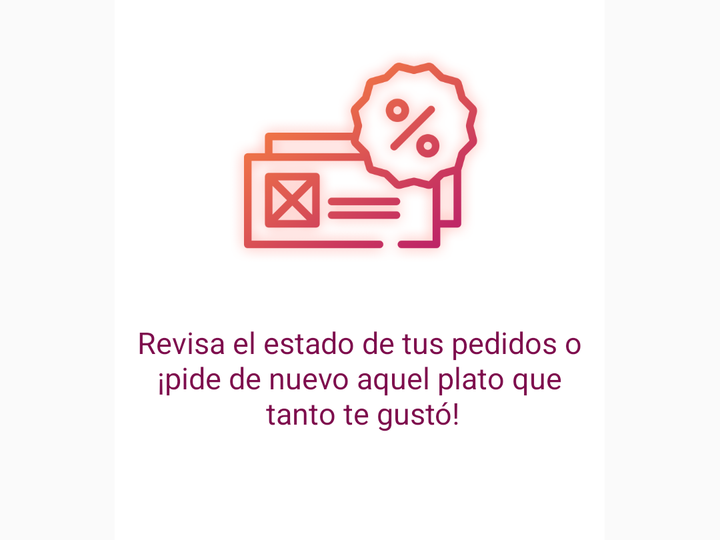
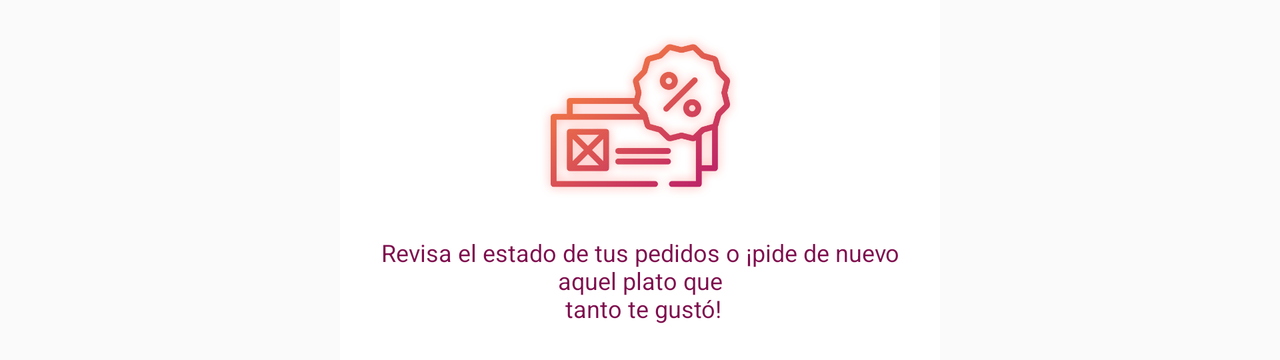

Two renders of one Android screen. The first uses the default layout on a phone; the second uses the alternative layout the repository ships for a different screen configuration, on a matching device. The two XML files are below.
<!-- AndroidManifest.xml: application theme AppTheme -->
<!-- res/layout/carrusel_slide.xml -->
<?xml version="1.0" encoding="utf-8"?>
<layout xmlns:android="http://schemas.android.com/apk/res/android"
    xmlns:app="http://schemas.android.com/apk/res-auto"
    xmlns:tools="http://schemas.android.com/tools">

    <data>

        <variable
            name="slide"
            type="ikigaiworks.letseat.model.CarruselSlide" />

        <variable
            name="presenter"
            type="ikigaiworks.letseat.ui.presenters.main.MainFragmentPresenterImpl" />
    </data>

    <android.support.constraint.ConstraintLayout
        android:layout_width="@dimen/carrusel_slide_width"
        android:layout_height="@dimen/carrusel_slide_heigth"
        android:layout_gravity="center"
        android:background="@android:color/white"
        android:onClick="@{() -> presenter.onClickEvent(slide)}">

        <ImageView
            android:id="@+id/imageSlide"
            android:layout_width="@dimen/carrusel_slide_image_width"
            android:layout_height="@dimen/carrusel_slide_image_heigth"
            android:layout_marginLeft="8dp"
            android:layout_marginRight="8dp"
            android:layout_marginTop="8dp"
            android:adjustViewBounds="true"
            android:src="@{slide.icon}"
            android:contentDescription="@string/content_description_carrusel_logo"
            app:layout_constraintLeft_toLeftOf="parent"
            app:layout_constraintRight_toRightOf="parent"
            app:layout_constraintTop_toTopOf="parent"
            tools:src="@drawable/promos" />

        <TextView
            android:id="@+id/descSlide"
            android:layout_width="wrap_content"
            android:layout_height="wrap_content"
            android:layout_marginLeft="8dp"
            android:layout_marginRight="8dp"
            android:layout_marginTop="@dimen/carrusel_slide_text_margin_top"
            android:padding="8dp"
            android:autoSizeTextType="uniform"
            android:textSize="@dimen/carrusel_text_desc_size"
            android:text="@{slide.text}"
            android:textAlignment="center"
            android:textColor="@color/colorPrimary"
            app:layout_constraintLeft_toLeftOf="parent"
            app:layout_constraintRight_toRightOf="parent"
            app:layout_constraintTop_toBottomOf="@+id/imageSlide"
            tools:text="@string/desc_pedidos" />


    </android.support.constraint.ConstraintLayout>

</layout>
<!-- resources referenced by this layout -->
<resources>
  <color name="colorPrimary">#7e0d4d</color>
  <!-- from res/values-xxhdpi/ -->
  <dimen name="carrusel_slide_heigth">270dp</dimen>
  <!-- from res/values-xxhdpi/ -->
  <dimen name="carrusel_slide_image_heigth">140dp</dimen>
  <!-- from res/values-xxhdpi/ -->
  <dimen name="carrusel_slide_image_width">130dp</dimen>
  <!-- from res/values-xxhdpi/ -->
  <dimen name="carrusel_slide_text_margin_top">5dp</dimen>
  <!-- from res/values-xxhdpi/ -->
  <dimen name="carrusel_slide_width">245dp</dimen>
  <!-- from res/values-xxhdpi/ -->
  <dimen name="carrusel_text_desc_size">15sp</dimen>
  <!-- drawable promos: png bitmap (drawable-hdpi, 91651 bytes) -->
  <string name="content_description_carrusel_logo">LOGO</string>
  <string name="desc_pedidos">Revisa el estado de tus pedidos o ¡pide de nuevo aquel plato que\n tanto te gustó!</string>
  <style name="AppTheme" parent="Theme.AppCompat.Light.DarkActionBar">
          
          <item name="colorPrimary">@android:color/transparent</item>
          <item name="colorPrimaryDark">@color/colorPrimaryDark</item>
          <item name="colorAccent">@color/soft_orange</item>
          <item name="android:windowActionBarOverlay">false</item>
          <item name="windowActionBarOverlay">false</item>
          <item name="drawerArrowStyle">@style/DrawerArrowStyle</item>
      </style>
  <color name="colorPrimaryDark">#560f43</color>
  <color name="soft_orange">#f07241</color>
  <style name="DrawerArrowStyle" parent="Widget.AppCompat.DrawerArrowToggle">
          <item name="color">@android:color/white</item>
      </style>
</resources>
<!-- res/layout-land/carrusel_slide.xml (the repository's variant of the layout above) -->
<!-- drawn on the phone turned sideways -->
<?xml version="1.0" encoding="utf-8"?>
<layout xmlns:android="http://schemas.android.com/apk/res/android"
    xmlns:app="http://schemas.android.com/apk/res-auto"
    xmlns:tools="http://schemas.android.com/tools">

    <data>

        <variable
            name="slide"
            type="ikigaiworks.letseat.model.CarruselSlide" />

        <variable
            name="presenter"
            type="ikigaiworks.letseat.ui.presenters.main.MainFragmentPresenterImpl" />
    </data>

    <android.support.constraint.ConstraintLayout
        android:layout_width="@dimen/carrusel_slide_width"
        android:layout_height="@dimen/carrusel_slide_heigth"
        android:layout_gravity="center"
        android:background="@android:color/white"
        android:onClick="@{() -> presenter.onClickEvent(slide)}">

        <ImageView
            android:id="@+id/imageSlide"
            android:layout_width="@dimen/carrusel_slide_image_width"
            android:layout_height="@dimen/carrusel_slide_image_width"
            android:layout_marginLeft="8dp"
            android:layout_marginRight="8dp"
            android:layout_marginTop="8dp"
            android:adjustViewBounds="true"
            android:src="@{slide.icon}"
            app:layout_constraintLeft_toLeftOf="parent"
            app:layout_constraintRight_toRightOf="parent"
            app:layout_constraintTop_toTopOf="parent"
            android:contentDescription="@string/content_description_carrusel_logo"
            tools:src="@drawable/promos" />

        <TextView
            android:id="@+id/descSlide"
            android:layout_width="wrap_content"
            android:layout_height="wrap_content"
            android:layout_marginBottom="8dp"
            android:layout_marginLeft="8dp"
            android:layout_marginRight="8dp"
            android:padding="10dp"
            android:text="@{slide.text}"
            android:textAlignment="center"
            android:textColor="@color/colorPrimary"
            android:textSize="12sp"
            app:layout_constraintBottom_toBottomOf="parent"
            app:layout_constraintLeft_toLeftOf="parent"
            app:layout_constraintRight_toRightOf="parent"
            app:layout_constraintTop_toBottomOf="@+id/imageSlide"
            tools:text="@string/desc_pedidos" />


    </android.support.constraint.ConstraintLayout>

</layout>
<!-- resources referenced by the variant -->
<!-- as the phone turned sideways resolves them -->
<resources>
  <color name="colorPrimary">#7e0d4d</color>
  <!-- from res/values-land-xxhdpi/ -->
  <dimen name="carrusel_slide_heigth">180dp</dimen>
  <!-- from res/values-land-xxhdpi/ -->
  <dimen name="carrusel_slide_image_width">100dp</dimen>
  <!-- from res/values-land-xxhdpi/ -->
  <dimen name="carrusel_slide_width">300dp</dimen>
  <!-- drawable promos: png bitmap (drawable-hdpi, 91651 bytes) -->
  <string name="content_description_carrusel_logo">LOGO</string>
  <string name="desc_pedidos">Revisa el estado de tus pedidos o ¡pide de nuevo aquel plato que\n tanto te gustó!</string>
  <!-- from res/values-land/ -->
  <style name="AppTheme" parent="Theme.AppCompat.Light.DarkActionBar">
          
          <item name="android:activatedBackgroundIndicator">@color/soft_orange</item>
          <item name="colorPrimary">@android:color/transparent</item>
          <item name="colorPrimaryDark">@color/colorPrimaryDark</item>
          <item name="colorAccent">@color/soft_orange</item>
          <item name="android:windowActionBarOverlay">false</item>
          <item name="windowActionBarOverlay">false</item>
          <item name="drawerArrowStyle">@style/DrawerArrowStyle</item>
          <item name="android:spinnerStyle">@style/ThemeSpinner</item>
          <item name="colorControlNormal">@android:color/white</item>
          <item name="android:colorControlNormal">@android:color/white</item>
      </style>
  <color name="soft_orange">#f07241</color>
  <color name="colorPrimaryDark">#560f43</color>
  <!-- from res/values-land/ -->
  <style name="DrawerArrowStyle" parent="Widget.AppCompat.DrawerArrowToggle">
          <item name="color">@android:color/white</item>
      </style>
  <!-- from res/values-land/ -->
  <style name="ThemeSpinner">
          
          <item name="android:colorAccent">@color/soft_orange</item>
          
          <item name="android:colorControlNormal">@color/soft_orange</item>
          <item name="colorAccent">@color/soft_orange</item>
          
          <item name="colorControlNormal">@color/soft_orange</item>
          <item name="android:colorActivatedHighlight">@color/soft_orange</item>
          <item name="android:color">@color/soft_orange</item>
      </style>
</resources>
